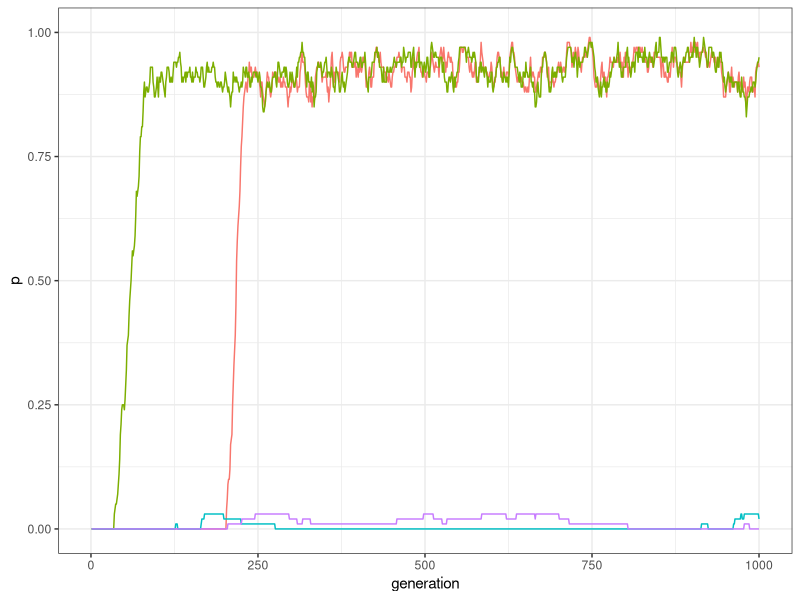
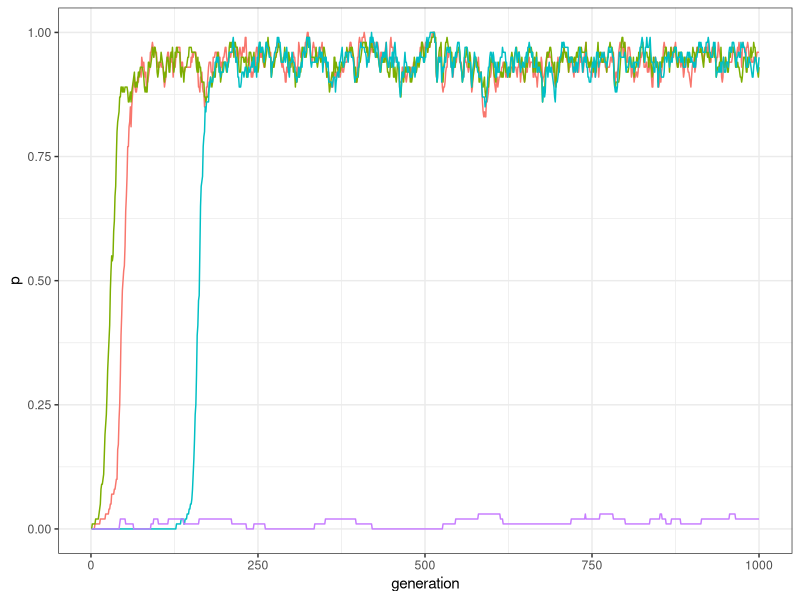
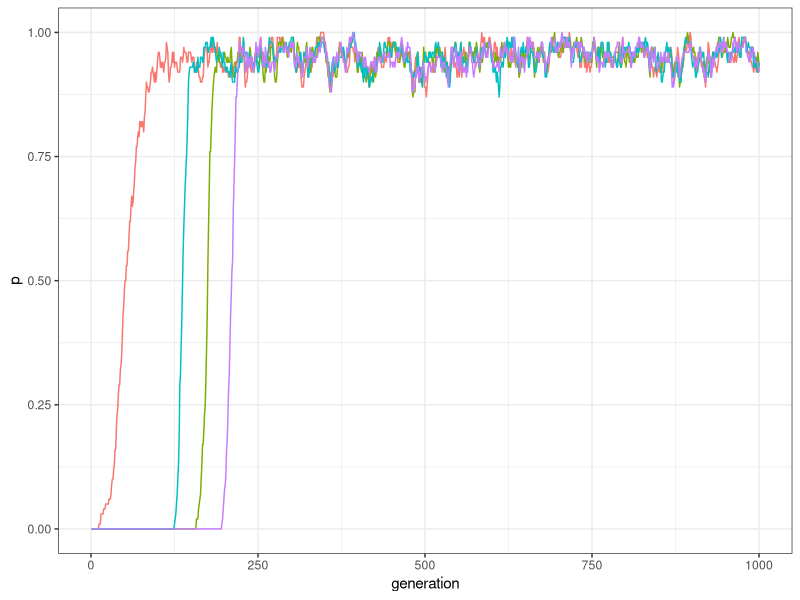
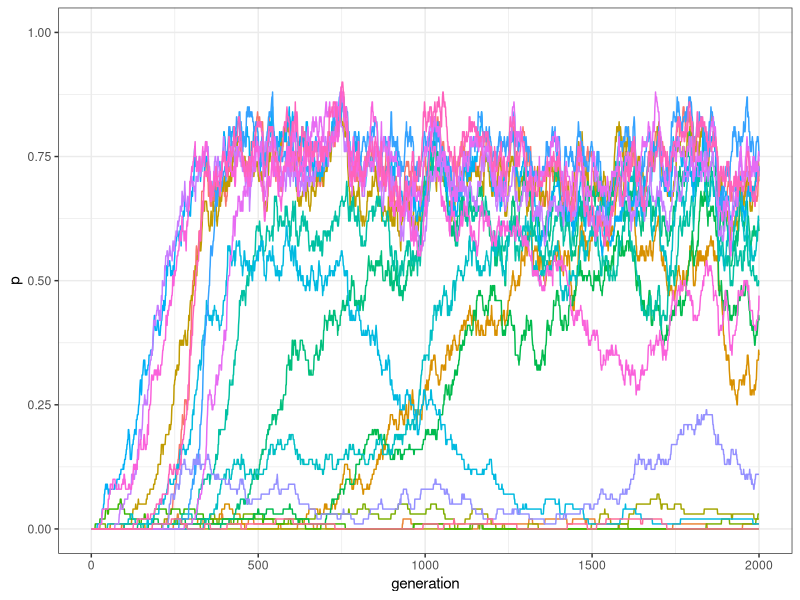
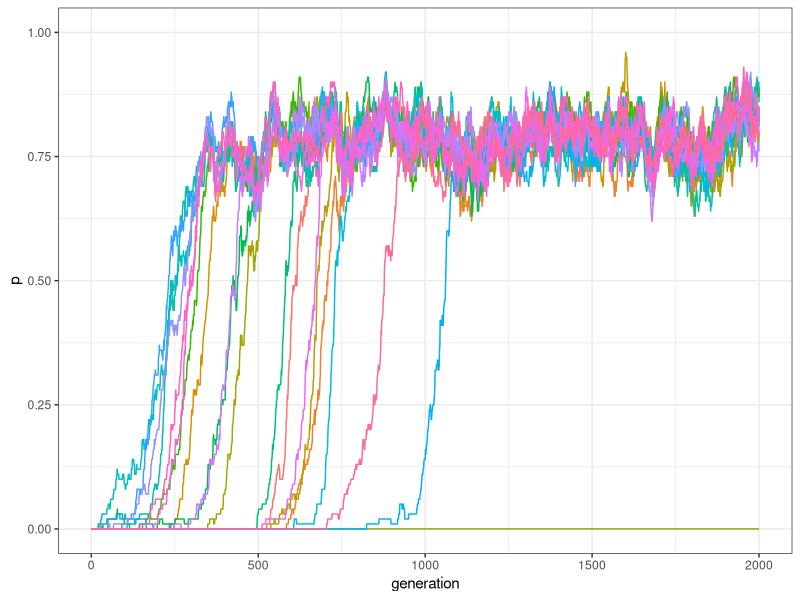

Generate these figures, in order, with R: (Note: a time limit stopped this script after it produced the figures.)
## ---- chunk 1
library(tidyverse)
set.seed(111)
my_world <- matrix(c(1,1,-1,-1,1,1,-1,-1,-1,-1,1,1,-1,-1,1,1), nrow = 4, ncol = 4)
my_world
## ---- chunk 2
traits_inter_dependence <- function(N, t_max, k, mu, p_death, world){
  output <- tibble(trait = rep(c("A","B","C","D"), each = t_max), generation = rep(1:t_max, 4), p = as.numeric(rep(NA, t_max * 4)))      
  population <- matrix(0, ncol = 4, nrow = N)
  output[output$generation == 1 ,]$p <- colSums(population) / N
  for(t in 2:t_max){
    # innovations
    innovators <- sample(c(TRUE, FALSE), N, prob = c(mu, 1 - mu), replace = TRUE) 
    innovations <- sample(1:4, sum(innovators), replace = TRUE)
    population[cbind(which(innovators == TRUE), innovations)] <- 1
    
    # copying
    demonstrators <- sample(1:N, replace = TRUE)
    demonstrators_traits <- sample(1:4, N, replace = TRUE)
    
    # not sure how to vectorise the code below. The first "if" can be done with:
    # population[cbind(demonstrators,demonstrators_traits)]==1 as in previous chapter
    # but I could not figure out a way to calcualte the compatibility score at popualtion level
    # MS: I can't come up with a faster version either.
    
    for(i in 1:N){
      if(population[demonstrators[i], demonstrators_traits[i]]){
        compatibility_score <- sum(world[demonstrators_traits[i], population[i,]!=0])
        copy <- (1 / (1 + exp(-k*compatibility_score))) > runif(1)
        population[i,demonstrators_traits[i]] <- 1 * copy
      }
    }
    
    # birth/death
    replace <- sample(c(TRUE, FALSE), N, prob = c(p_death, 1 - p_death), replace = TRUE)
    population[replace, ] <- 0
    
    output[output$generation == t ,]$p <- colSums(population) / N
  }
  output
}
## ---- chunk 3
plot_multiple_traits <- function(data_model) {
  ggplot(data = data_model, aes(y = p, x = generation)) +
    geom_line(aes(colour = trait)) +
    ylim(c(0, 1)) +
    theme_bw() +
    theme(legend.position = "none")
}
## ---- chunk 4
my_world <- matrix(c(1,1,-1,-1,1,1,-1,-1,-1,-1,1,1,-1,-1,1,1), nrow = 4, ncol = 4)
data_model <- traits_inter_dependence(N = 100, t_max = 1000, k = 10, mu = 0.0005, p_death = 0.01, world = my_world)
plot_multiple_traits(data_model)
## ---- chunk 5
data_model[data_model$generation==1000,]
## ---- chunk 6
my_world <- matrix(c(1,1,1,-1, 1,1,1,-1,1,1,1,-1,-1,-1,-1,1), nrow = 4, ncol = 4)
data_model <- traits_inter_dependence(N = 100, t_max = 1000, k = 10, mu = 0.0005, p_death = 0.01, world = my_world)
plot_multiple_traits(data_model)
## ---- chunk 7
my_world <- matrix(c(1,1,1,1,1,1,1,1,1,1,1,1,1,1,1,1), nrow = 4, ncol = 4)
data_model <- traits_inter_dependence(N = 100, t_max = 1000, k = 10, mu = 0.0005, p_death = 0.01, world = my_world)
plot_multiple_traits(data_model)
## ---- chunk 8
M <- 7
gamma <- 0.5
my_world <- matrix( rep(1, M * M), nrow = M)
compatibilities <- sample(c(1, -1), choose(M, 2), prob = c(gamma, 1 - gamma), replace = TRUE) 
my_world[upper.tri(my_world)] <- compatibilities
my_world <- t(my_world)
my_world[upper.tri(my_world)] <- compatibilities
## ---- chunk 9
my_world
## ---- chunk 10
traits_inter_dependence_2 <- function(N, M, t_max, k, mu, p_death, gamma){
  output <- matrix(data = NA, nrow = t_max, ncol = M)
  # initalise the traits' world:
  world <- matrix( rep(1, M * M), nrow = M)
  compatibilities <- sample(c(1, -1), choose(M,2), prob = c(gamma, 1 - gamma), replace = TRUE) 
  world[upper.tri(world)] <- compatibilities
  world <- t(world)
  world[upper.tri(world)] <- compatibilities
  # initialise the population:
  population <- matrix(0, ncol = M, nrow = N)
  output[1, ] <- colSums(population) / N 
  for(t in 2:t_max){
    # innovations
    innovators <- sample(c(TRUE, FALSE), N, prob = c(mu, 1 - mu), replace = TRUE) 
    innovations <- sample(1:M, sum(innovators), replace = TRUE)
    population[cbind(which(innovators == TRUE), innovations)] <- 1
    
    # copying
    demonstrators <- sample(1:N, replace = TRUE)
    demonstrators_traits <- sample(1:M, N, replace = TRUE)

    for(i in 1:N){
      if(population[demonstrators[i], demonstrators_traits[i]]){
        compatibility_score <- sum(world[demonstrators_traits[i], which(population[i,]>0)])
        copy <- (1 / (1 + exp(-k*compatibility_score))) > runif(1)
        if(copy){
          population[i,demonstrators_traits[i]] <- 1
        }
      }
    }
    
    # birth/death
    replace <- sample(c(TRUE, FALSE), N, prob = c(p_death, 1 - p_death), replace = TRUE)
    population[replace, ] <- 0
    
    output[t, ] <- colSums(population) / N
  }
  output
}  
## ---- chunk 11
plot_multiple_traits_matrix <- function(data_model) {
  generation <- rep(1:dim(data_model)[1], dim(data_model)[2])
  
  data_to_plot <- as_tibble(data_model) %>%
    gather( key = "trait", value = "p") %>%
    add_column(generation)
  
  ggplot(data = data_to_plot, aes(y = p, x = generation)) +
    geom_line(aes(colour = trait)) +
    ylim(c(0, 1)) +
    theme_bw() +
    theme(legend.position = "none")
}
## ---- chunk 12
data_model <- traits_inter_dependence_2(N = 100, M = 20, t_max = 2000, k = 10, mu = 0.001, p_death = 0.01, gamma = .5)
plot_multiple_traits_matrix(data_model)
## ---- chunk 13
data_model <- traits_inter_dependence_2(N = 100, M = 20, t_max = 2000, k = 10, mu = 0.001, p_death = 0.01, gamma = 1)
plot_multiple_traits_matrix(data_model)
## ---- chunk 14
r_max = 10
test_inter_dependence <- tibble(gamma = as.factor(rep(seq(0, 1, by = .1), r_max)), run = as.factor(rep(1:r_max, each = 11)), C = as.numeric(NA))
for(condition in seq(0, 1, by = .1)){
  for(r in 1:r_max) {
    data_model <- traits_inter_dependence_2(N = 100, M = 20, t_max = 2000, k = 10, mu = 0.001, p_death = 0.01, gamma = condition)
    test_inter_dependence[test_inter_dependence$gamma == condition & test_inter_dependence$run == r, ]$C <- sum(data_model[2000,]>.5)
  }
}
## ---- chunk 15
ggplot(data = test_inter_dependence, aes(x = gamma, y = C)) +
  geom_boxplot() +
  geom_jitter(width = 0.1, height = 0, alpha = 0.5) +
  theme_bw() +
  labs(x = "Average compatibility", y = "C (number of common traits)")
